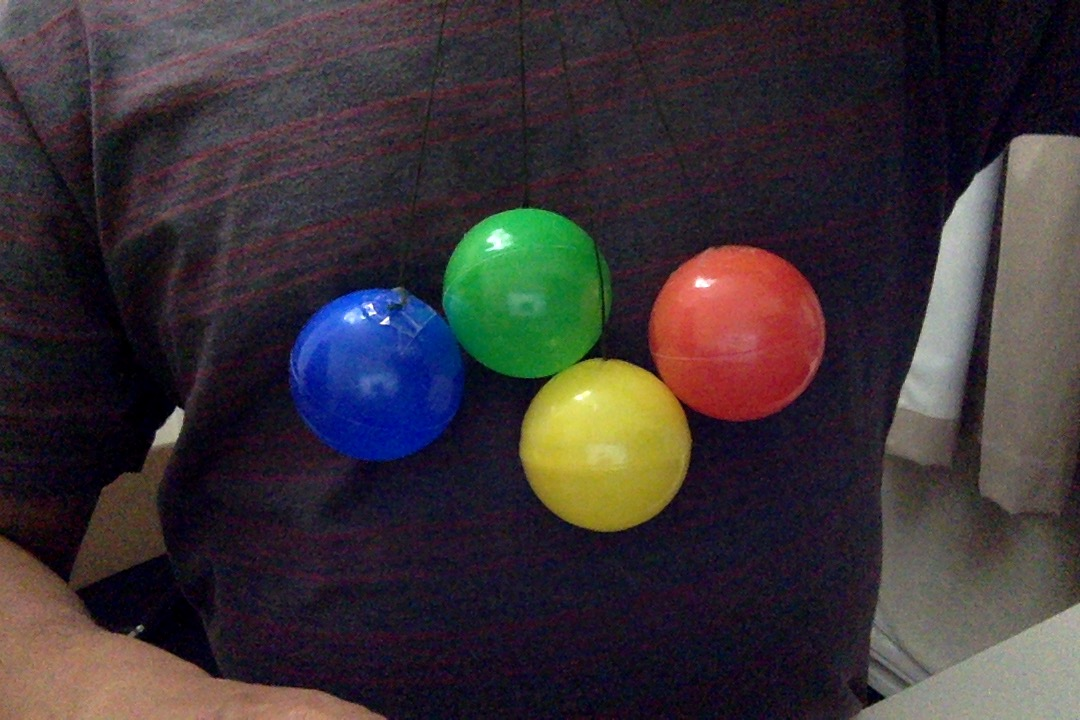
#> input picture SampleImages/All.jpg, 1080 x 720 px, found by its file name
$ python circle_detection.py
#> lines starting #> are read from the running program, lines starting #| are printed output that depends on the picture; after the words box and inside, x2 and y2 are one past the last pixel; in counts of white or black regions, pixels touching at a corner belong together
#!/usr/bin/env python3
import numpy as np
import cv2 as cv
import time

img = cv.imread('/home/pi/Pictures/All.jpg',cv.IMREAD_COLOR)
#> img is the input picture: shape (720, 1080, 3); mean B, G, R 54.5, 50.8, 58.7
blurred_res = cv.medianBlur(img,5)
gray = cv.cvtColor(blurred_res,cv.COLOR_BGR2GRAY)
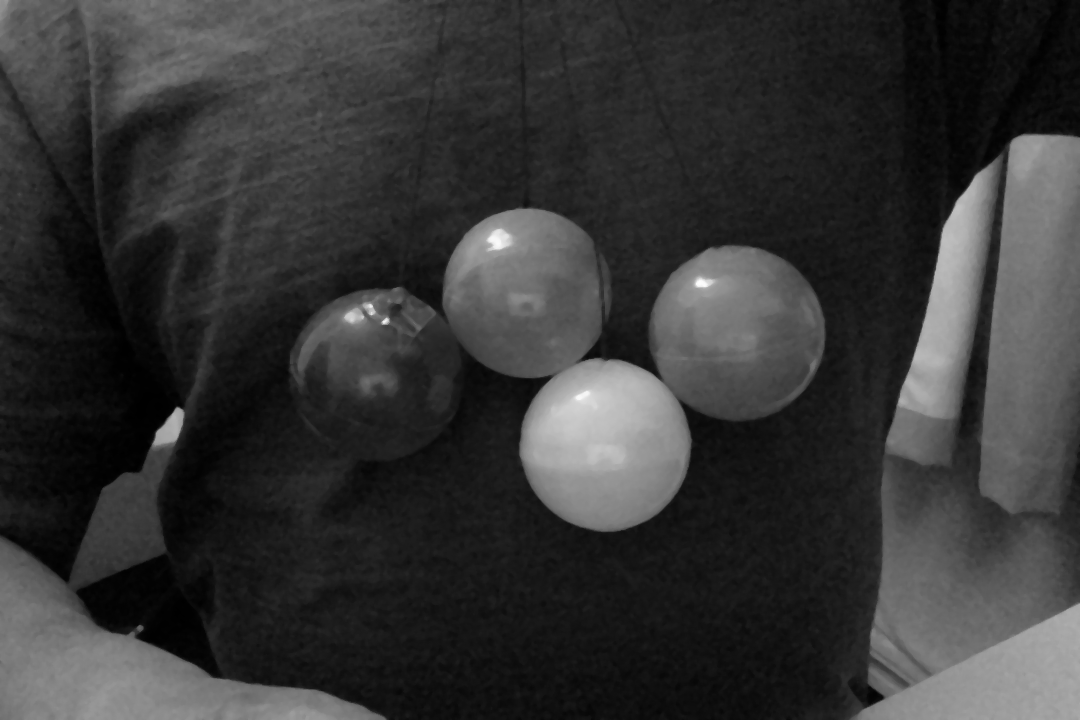
#> gray: shape (720, 1080); min 0, max 252, mean 53.5

circles = cv.HoughCircles(gray,cv.HOUGH_GRADIENT,1,20,
                            param1=70,param2=55,minRadius=1 ,maxRadius=350)
#> circles = [[735.5, 332.5, 87.9], [605.5, 443.5, 86.5], [528.5, 291.5, 85.3], [379.5, 363.5, 76.3]]
font = cv.FONT_HERSHEY_SIMPLEX

if circles is not None:
	circles = np.uint16(np.around(circles))
#> circles = [[736, 332, 88], [606, 444, 86], [528, 292, 85], [380, 364, 76]]
	height, width = img.shape[:2]
#> height = 720; width = 1080

	for i in circles[0,:]:
		# draw the outer circle
		cv.circle(img,(i[0],i[1]),i[2],(0,255,0),2)
		# draw the center of the circle
		cv.circle(img,(i[0],i[1]),2,(0,0,255),3)
		cv.putText(img,'Center[x y radius]: ' + str(i),(i[0]+10,i[1]+i[2]), font, 0.5, (200,255,155), 1, cv.LINE_AA)
#> this loop made 4 passes
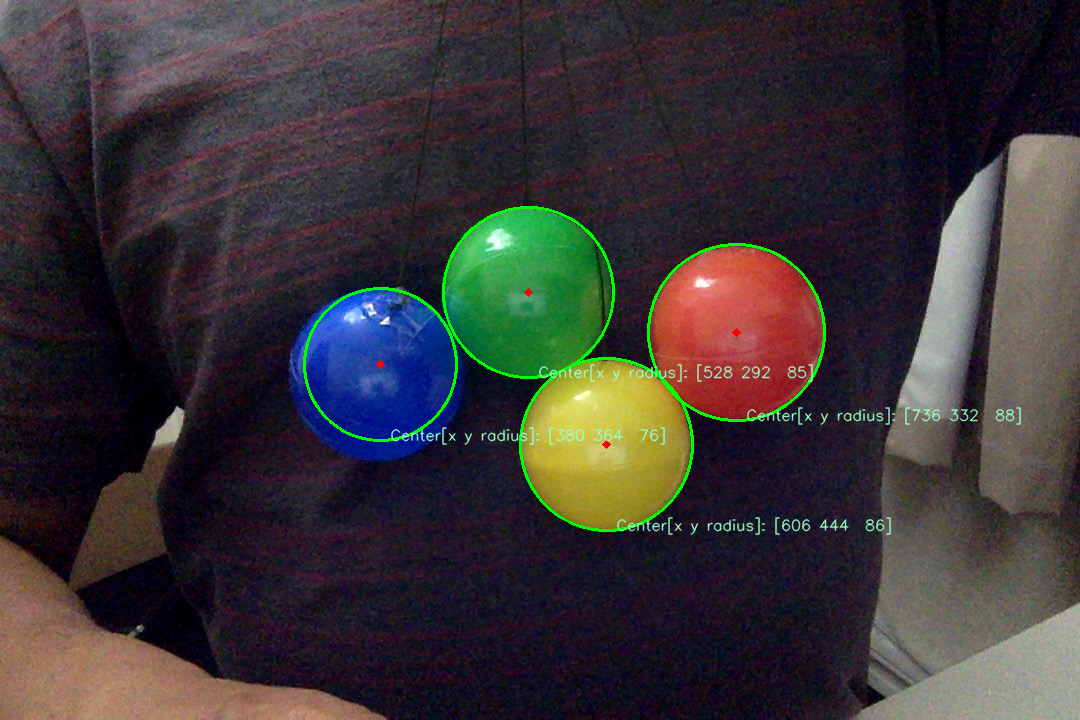
#> img: shape (720, 1080, 3); 1.64% of pixels changed, all inside (x1, y1, x2, y2) = (303, 206, 1022, 536)

	cv.putText(img,'Circles count: ' + str(circles[0,:].size/3),(10,100), font, 0.5, (200,255,155), 1, cv.LINE_AA)
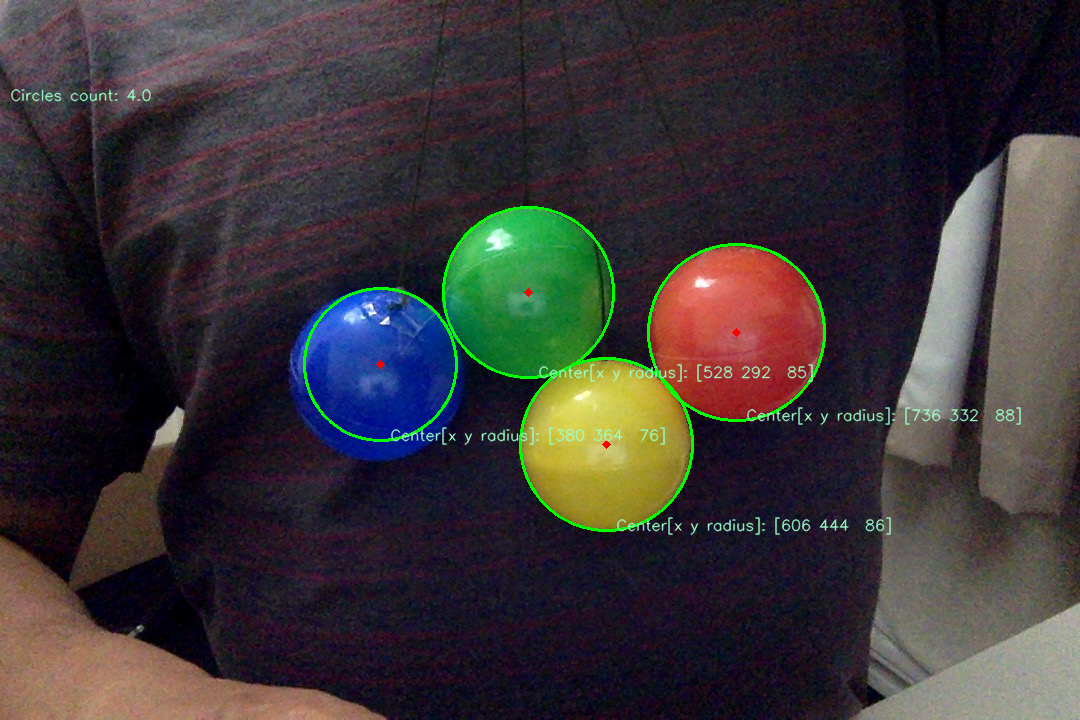
#> img: shape (720, 1080, 3); 0.11% of pixels changed, all inside (x1, y1, x2, y2) = (10, 88, 152, 102)

cv.imshow('detected circles',img)
cv.waitKey(0)
cv.destroyAllWindows()

$ run again, with SampleImages/Blue.jpg copied over SampleImages/All.jpg
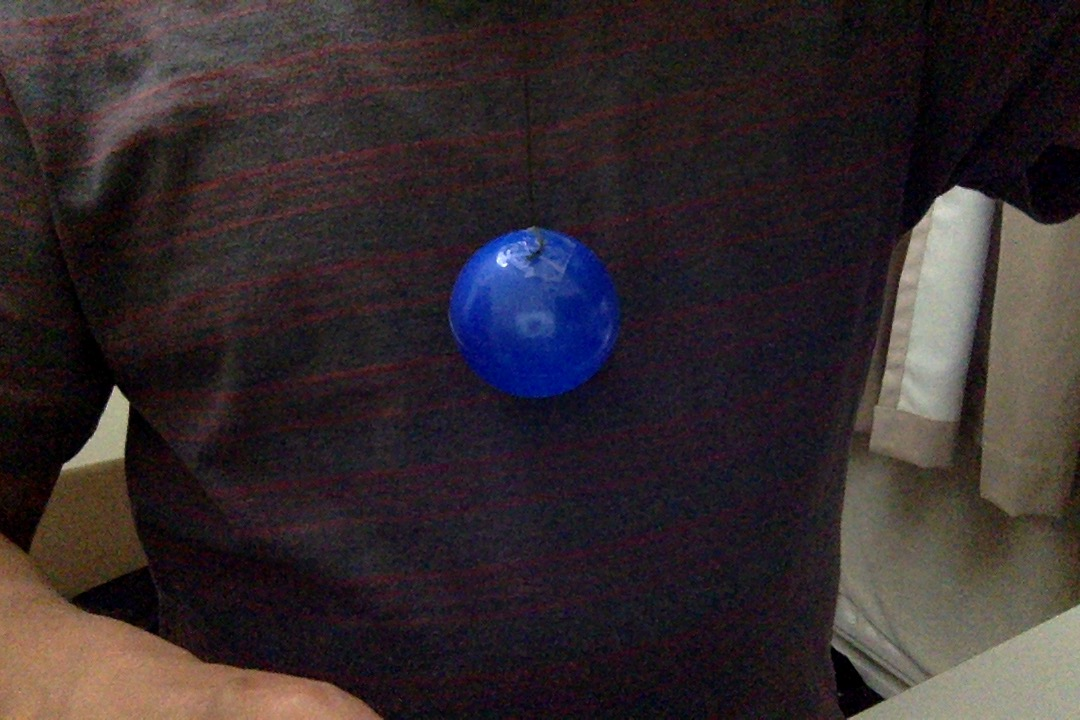
#> input picture SampleImages/Blue.jpg, 1080 x 720 px, found by its file name
#> img is the input picture: shape (720, 1080, 3); mean B, G, R 46.2, 43.5, 52.7
#> `gray = cv.cvtColor(blurred_res,cv.COLOR_BGR2GRAY)`:
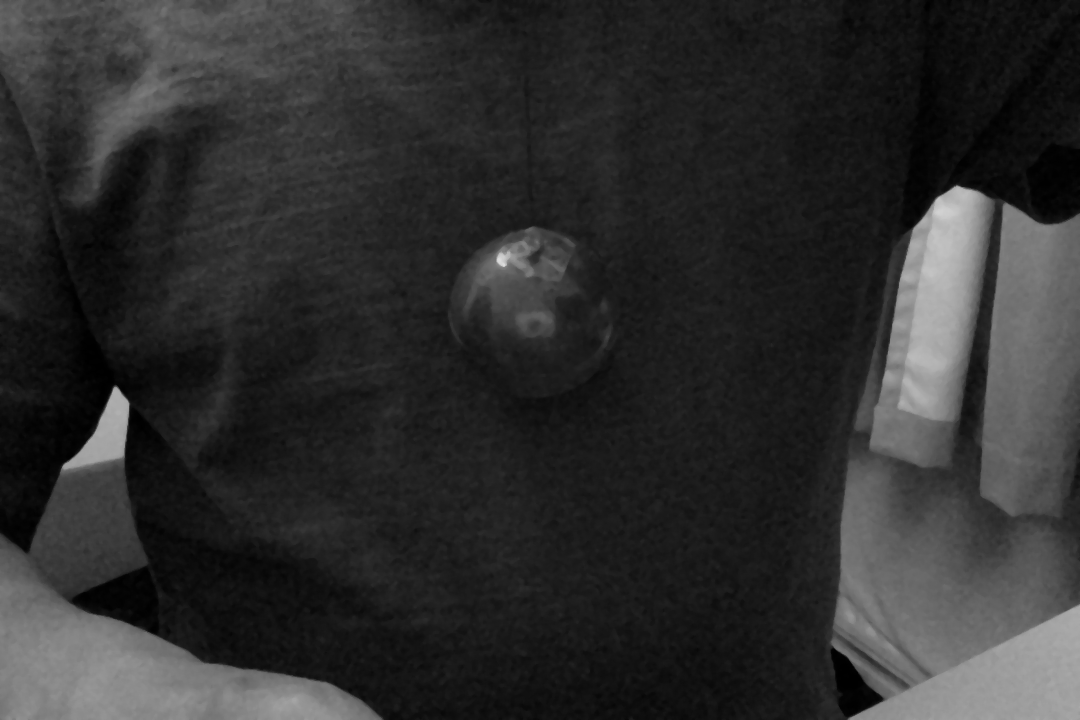
#> gray: shape (720, 1080); min 0, max 221, mean 46.5
#> circles = None

$ run again, with SampleImages/Green.jpg copied over SampleImages/All.jpg
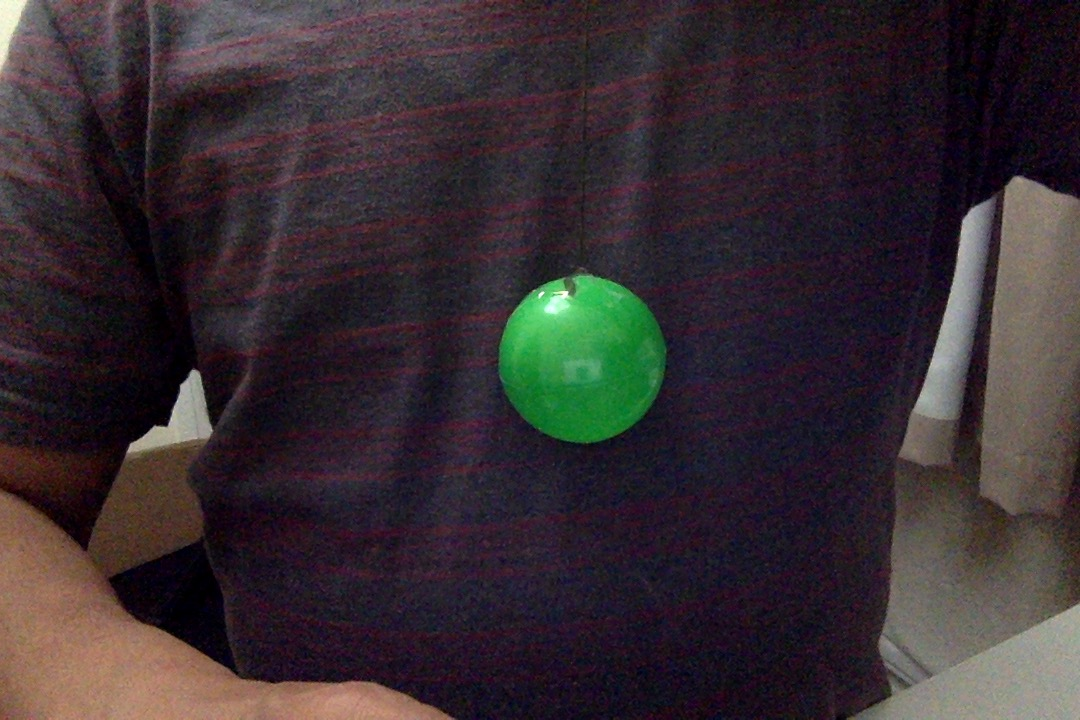
#> input picture SampleImages/Green.jpg, 1080 x 720 px, found by its file name
#> img is the input picture: shape (720, 1080, 3); mean B, G, R 49.9, 45.6, 55.1
#> `gray = cv.cvtColor(blurred_res,cv.COLOR_BGR2GRAY)`:
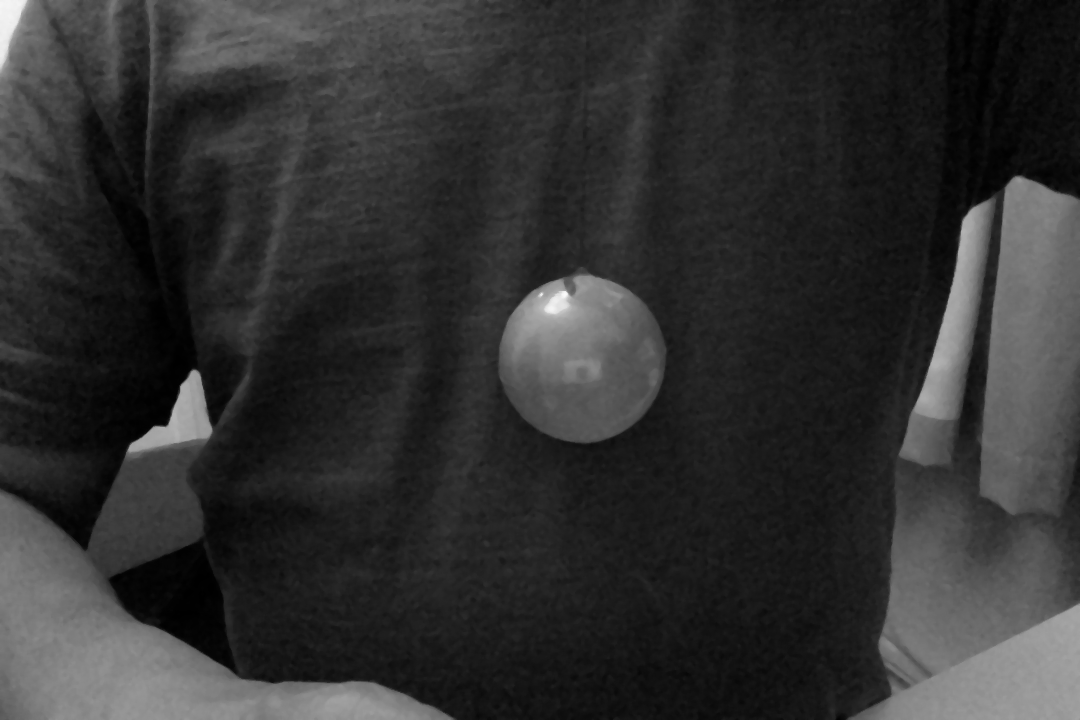
#> gray: shape (720, 1080); min 0, max 250, mean 48.9
#> `circles = cv.HoughCircles(gray,cv.HOUGH_GRADIENT,1,20, param1=70,param..`: circles = [[579.5, 358.5, 81.8]]
#> `circles = np.uint16(np.around(circles))`: circles = [[580, 358, 82]]
#> the loop `for i in circles[0,:]:` made 1 pass
#> `cv.putText(img,'Circles count: ' + str(circles[0,:].size/3),(10,100), ..`:
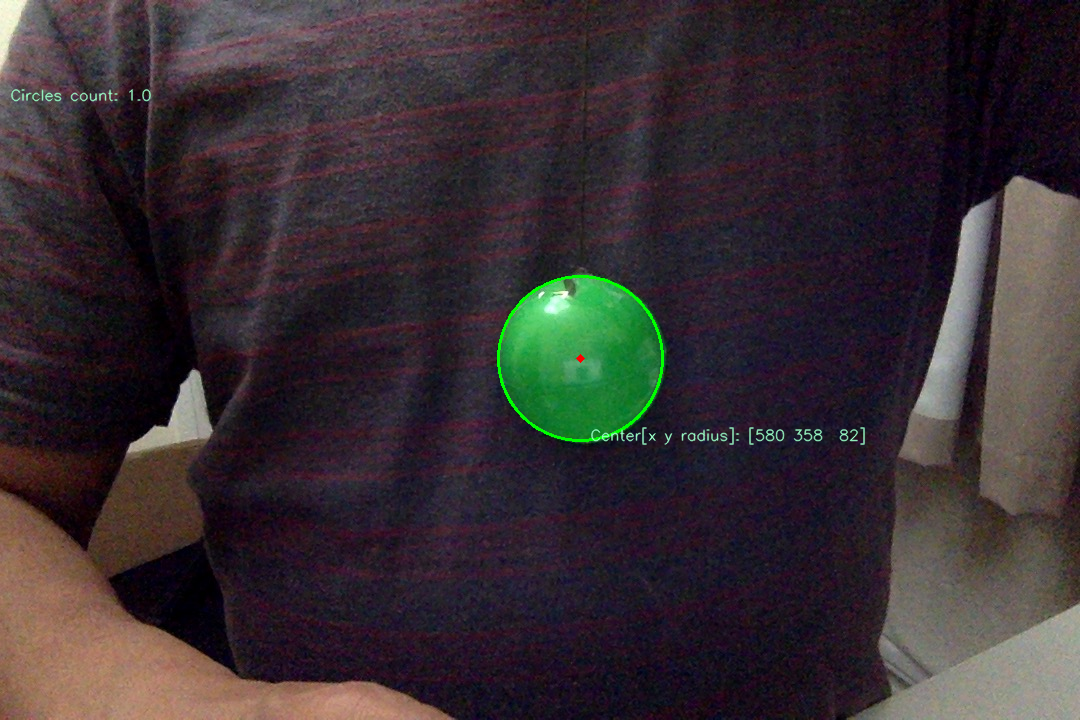
#> img: shape (720, 1080, 3); mean B, G, R 50, 46.2, 55.1
